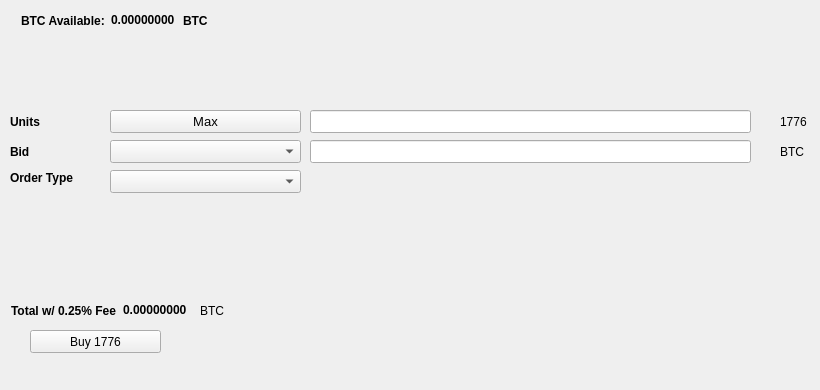
   <widget class="QWidget" name="BuyTab">
    <attribute name="title">
     <string>Buy</string>
    </attribute>
    <widget class="QPushButton" name="Buy1776">
     <property name="geometry">
      <rect>
       <x>30</x>
       <y>330</y>
       <width>131</width>
       <height>23</height>
      </rect>
     </property>
     <property name="text">
      <string>Buy 1776</string>
     </property>
     <property name="icon">
      <iconset resource="../1776.qrc">
       <normaloff>:/icons/bitcoin</normaloff>:/icons/bitcoin</iconset>
     </property>
    </widget>
    <widget class="QLabel" name="label_3">
     <property name="geometry">
      <rect>
       <x>10</x>
       <y>110</y>
       <width>46</width>
       <height>23</height>
      </rect>
     </property>
     <property name="font">
      <font>
       <weight>75</weight>
       <bold>true</bold>
      </font>
     </property>
     <property name="text">
      <string>Units</string>
     </property>
    </widget>
    <widget class="QLineEdit" name="UnitsInput">
     <property name="geometry">
      <rect>
       <x>310</x>
       <y>110</y>
       <width>441</width>
       <height>23</height>
      </rect>
     </property>
     <property name="font">
      <font>
       <pointsize>9</pointsize>
       <weight>75</weight>
       <bold>true</bold>
      </font>
     </property>
    </widget>
    <widget class="QLineEdit" name="BuyBidPriceEdit">
     <property name="geometry">
      <rect>
       <x>310</x>
       <y>140</y>
       <width>441</width>
       <height>23</height>
      </rect>
     </property>
     <property name="font">
      <font>
       <pointsize>9</pointsize>
       <weight>75</weight>
       <bold>true</bold>
      </font>
     </property>
    </widget>
    <widget class="QLabel" name="label_4">
     <property name="geometry">
      <rect>
       <x>780</x>
       <y>110</y>
       <width>31</width>
       <height>23</height>
      </rect>
     </property>
     <property name="text">
      <string>1776</string>
     </property>
    </widget>
    <widget class="QLabel" name="label_5">
     <property name="geometry">
      <rect>
       <x>780</x>
       <y>140</y>
       <width>31</width>
       <height>23</height>
      </rect>
     </property>
     <property name="text">
      <string>BTC</string>
     </property>
    </widget>
    <widget class="QLabel" name="label_6">
     <property name="geometry">
      <rect>
       <x>10</x>
       <y>140</y>
       <width>46</width>
       <height>23</height>
      </rect>
     </property>
     <property name="font">
      <font>
       <weight>75</weight>
       <bold>true</bold>
      </font>
     </property>
     <property name="text">
      <string>Bid</string>
     </property>
    </widget>
    <widget class="QLabel" name="label_7">
     <property name="geometry">
      <rect>
       <x>10</x>
       <y>170</y>
       <width>91</width>
       <height>16</height>
      </rect>
     </property>
     <property name="font">
      <font>
       <weight>75</weight>
       <bold>true</bold>
      </font>
     </property>
     <property name="text">
      <string>Order Type</string>
     </property>
    </widget>
    <widget class="QPushButton" name="Buy_Max_Amount">
     <property name="geometry">
      <rect>
       <x>110</x>
       <y>110</y>
       <width>191</width>
       <height>23</height>
      </rect>
     </property>
     <property name="font">
      <font>
       <pointsize>10</pointsize>
      </font>
     </property>
     <property name="text">
      <string>Max</string>
     </property>
    </widget>
    <widget class="QComboBox" name="BuyBidcomboBox">
     <property name="geometry">
      <rect>
       <x>110</x>
       <y>140</y>
       <width>191</width>
       <height>23</height>
      </rect>
     </property>
     <property name="font">
      <font>
       <pointsize>10</pointsize>
      </font>
     </property>
    </widget>
    <widget class="QComboBox" name="buyOrdertypeCombo">
     <property name="geometry">
      <rect>
       <x>110</x>
       <y>170</y>
       <width>191</width>
       <height>23</height>
      </rect>
     </property>
     <property name="font">
      <font>
       <pointsize>10</pointsize>
      </font>
     </property>
    </widget>
    <widget class="QWidget" name="layoutWidget1">
     <property name="geometry">
      <rect>
       <x>21</x>
       <y>11</y>
       <width>227</width>
       <height>19</height>
      </rect>
     </property>
     <layout class="QHBoxLayout" name="horizontalLayout_3">
      <item>
       <widget class="QLabel" name="label232">
        <property name="font">
         <font>
          <weight>75</weight>
          <bold>true</bold>
         </font>
        </property>
        <property name="text">
         <string>BTC Available:</string>
        </property>
       </widget>
      </item>
      <item>
       <widget class="QLabel" name="BtcAvailableLbl">
        <property name="palette">
         <palette>
          <active>
           <colorrole role="WindowText">
            <brush brushstyle="SolidPattern">
             <color alpha="255">
              <red>0</red>
              <green>0</green>
              <blue>0</blue>
             </color>
            </brush>
           </colorrole>
           <colorrole role="Button">
            <brush brushstyle="SolidPattern">
             <color alpha="255">
              <red>0</red>
              <green>170</green>
              <blue>0</blue>
             </color>
            </brush>
           </colorrole>
           <colorrole role="Light">
            <brush brushstyle="SolidPattern">
             <color alpha="255">
              <red>0</red>
              <green>255</green>
              <blue>0</blue>
             </color>
            </brush>
           </colorrole>
           <colorrole role="Midlight">
            <brush brushstyle="SolidPattern">
             <color alpha="255">
              <red>0</red>
              <green>212</green>
              <blue>0</blue>
             </color>
            </brush>
           </colorrole>
           <colorrole role="Dark">
            <brush brushstyle="SolidPattern">
             <color alpha="255">
              <red>0</red>
              <green>85</green>
              <blue>0</blue>
             </color>
            </brush>
           </colorrole>
           <colorrole role="Mid">
            <brush brushstyle="SolidPattern">
             <color alpha="255">
              <red>0</red>
              <green>113</green>
              <blue>0</blue>
             </color>
            </brush>
           </colorrole>
           <colorrole role="Text">
            <brush brushstyle="SolidPattern">
             <color alpha="255">
              <red>0</red>
              <green>170</green>
              <blue>0</blue>
             </color>
            </brush>
           </colorrole>
           <colorrole role="BrightText">
            <brush brushstyle="SolidPattern">
             <color alpha="255">
              <red>255</red>
              <green>255</green>
              <blue>255</blue>
             </color>
            </brush>
           </colorrole>
           <colorrole role="ButtonText">
            <brush brushstyle="SolidPattern">
             <color alpha="255">
              <red>0</red>
              <green>0</green>
              <blue>0</blue>
             </color>
            </brush>
           </colorrole>
           <colorrole role="Base">
            <brush brushstyle="SolidPattern">
             <color alpha="255">
              <red>255</red>
              <green>255</green>
              <blue>255</blue>
             </color>
            </brush>
           </colorrole>
           <colorrole role="Window">
            <brush brushstyle="SolidPattern">
             <color alpha="255">
              <red>0</red>
              <green>170</green>
              <blue>0</blue>
             </color>
            </brush>
           </colorrole>
           <colorrole role="Shadow">
            <brush brushstyle="SolidPattern">
             <color alpha="255">
              <red>0</red>
              <green>0</green>
              <blue>0</blue>
             </color>
            </brush>
           </colorrole>
           <colorrole role="AlternateBase">
            <brush brushstyle="SolidPattern">
             <color alpha="255">
              <red>127</red>
              <green>212</green>
              <blue>127</blue>
             </color>
            </brush>
           </colorrole>
           <colorrole role="ToolTipBase">
            <brush brushstyle="SolidPattern">
             <color alpha="255">
              <red>255</red>
              <green>255</green>
              <blue>220</blue>
             </color>
            </brush>
           </colorrole>
           <colorrole role="ToolTipText">
            <brush brushstyle="SolidPattern">
             <color alpha="255">
              <red>0</red>
              <green>0</green>
              <blue>0</blue>
             </color>
            </brush>
           </colorrole>
          </active>
          <inactive>
           <colorrole role="WindowText">
            <brush brushstyle="SolidPattern">
             <color alpha="255">
              <red>0</red>
              <green>0</green>
              <blue>0</blue>
             </color>
            </brush>
           </colorrole>
           <colorrole role="Button">
            <brush brushstyle="SolidPattern">
             <color alpha="255">
              <red>0</red>
              <green>170</green>
              <blue>0</blue>
             </color>
            </brush>
           </colorrole>
           <colorrole role="Light">
            <brush brushstyle="SolidPattern">
             <color alpha="255">
              <red>0</red>
              <green>255</green>
              <blue>0</blue>
             </color>
            </brush>
           </colorrole>
           <colorrole role="Midlight">
            <brush brushstyle="SolidPattern">
             <color alpha="255">
              <red>0</red>
              <green>212</green>
              <blue>0</blue>
             </color>
            </brush>
           </colorrole>
           <colorrole role="Dark">
            <brush brushstyle="SolidPattern">
             <color alpha="255">
              <red>0</red>
              <green>85</green>
              <blue>0</blue>
             </color>
            </brush>
           </colorrole>
           <colorrole role="Mid">
            <brush brushstyle="SolidPattern">
             <color alpha="255">
              <red>0</red>
              <green>113</green>
              <blue>0</blue>
             </color>
            </brush>
           </colorrole>
           <colorrole role="Text">
            <brush brushstyle="SolidPattern">
             <color alpha="255">
              <red>0</red>
              <green>170</green>
              <blue>0</blue>
             </color>
            </brush>
           </colorrole>
           <colorrole role="BrightText">
            <brush brushstyle="SolidPattern">
             <color alpha="255">
              <red>255</red>
              <green>255</green>
              <blue>255</blue>
             </color>
            </brush>
           </colorrole>
           <colorrole role="ButtonText">
            <brush brushstyle="SolidPattern">
             <color alpha="255">
              <red>0</red>
              <green>0</green>
              <blue>0</blue>
             </color>
            </brush>
           </colorrole>
           <colorrole role="Base">
            <brush brushstyle="SolidPattern">
             <color alpha="255">
              <red>255</red>
              <green>255</green>
              <blue>255</blue>
             </color>
            </brush>
           </colorrole>
           <colorrole role="Window">
            <brush brushstyle="SolidPattern">
             <color alpha="255">
              <red>0</red>
              <green>170</green>
              <blue>0</blue>
             </color>
            </brush>
           </colorrole>
           <colorrole role="Shadow">
            <brush brushstyle="SolidPattern">
             <color alpha="255">
              <red>0</red>
              <green>0</green>
              <blue>0</blue>
             </color>
            </brush>
           </colorrole>
           <colorrole role="AlternateBase">
            <brush brushstyle="SolidPattern">
             <color alpha="255">
              <red>127</red>
              <green>212</green>
              <blue>127</blue>
             </color>
            </brush>
           </colorrole>
           <colorrole role="ToolTipBase">
            <brush brushstyle="SolidPattern">
             <color alpha="255">
              <red>255</red>
              <green>255</green>
              <blue>220</blue>
             </color>
            </brush>
           </colorrole>
           <colorrole role="ToolTipText">
            <brush brushstyle="SolidPattern">
             <color alpha="255">
              <red>0</red>
              <green>0</green>
              <blue>0</blue>
             </color>
            </brush>
           </colorrole>
          </inactive>
          <disabled>
           <colorrole role="WindowText">
            <brush brushstyle="SolidPattern">
             <color alpha="255">
              <red>0</red>
              <green>85</green>
              <blue>0</blue>
             </color>
            </brush>
           </colorrole>
           <colorrole role="Button">
            <brush brushstyle="SolidPattern">
             <color alpha="255">
              <red>0</red>
              <green>170</green>
              <blue>0</blue>
             </color>
            </brush>
           </colorrole>
           <colorrole role="Light">
            <brush brushstyle="SolidPattern">
             <color alpha="255">
              <red>0</red>
              <green>255</green>
              <blue>0</blue>
             </color>
            </brush>
           </colorrole>
           <colorrole role="Midlight">
            <brush brushstyle="SolidPattern">
             <color alpha="255">
              <red>0</red>
              <green>212</green>
              <blue>0</blue>
             </color>
            </brush>
           </colorrole>
           <colorrole role="Dark">
            <brush brushstyle="SolidPattern">
             <color alpha="255">
              <red>0</red>
              <green>85</green>
              <blue>0</blue>
             </color>
            </brush>
           </colorrole>
           <colorrole role="Mid">
            <brush brushstyle="SolidPattern">
             <color alpha="255">
              <red>0</red>
              <green>113</green>
              <blue>0</blue>
             </color>
            </brush>
           </colorrole>
           <colorrole role="Text">
            <brush brushstyle="SolidPattern">
             <color alpha="255">
              <red>0</red>
              <green>85</green>
              <blue>0</blue>
             </color>
            </brush>
           </colorrole>
           <colorrole role="BrightText">
            <brush brushstyle="SolidPattern">
             <color alpha="255">
              <red>255</red>
              <green>255</green>
              <blue>255</blue>
             </color>
            </brush>
           </colorrole>
           <colorrole role="ButtonText">
            <brush brushstyle="SolidPattern">
             <color alpha="255">
              <red>0</red>
              <green>85</green>
              <blue>0</blue>
             </color>
            </brush>
           </colorrole>
           <colorrole role="Base">
            <brush brushstyle="SolidPattern">
             <color alpha="255">
              <red>0</red>
              <green>170</green>
              <blue>0</blue>
             </color>
            </brush>
           </colorrole>
           <colorrole role="Window">
            <brush brushstyle="SolidPattern">
             <color alpha="255">
              <red>0</red>
              <green>170</green>
              <blue>0</blue>
             </color>
            </brush>
           </colorrole>
           <colorrole role="Shadow">
            <brush brushstyle="SolidPattern">
             <color alpha="255">
              <red>0</red>
              <green>0</green>
              <blue>0</blue>
             </color>
            </brush>
           </colorrole>
           <colorrole role="AlternateBase">
            <brush brushstyle="SolidPattern">
             <color alpha="255">
              <red>0</red>
              <green>170</green>
              <blue>0</blue>
             </color>
            </brush>
           </colorrole>
           <colorrole role="ToolTipBase">
            <brush brushstyle="SolidPattern">
             <color alpha="255">
              <red>255</red>
              <green>255</green>
              <blue>220</blue>
             </color>
            </brush>
           </colorrole>
           <colorrole role="ToolTipText">
            <brush brushstyle="SolidPattern">
             <color alpha="255">
              <red>0</red>
              <green>0</green>
              <blue>0</blue>
             </color>
            </brush>
           </colorrole>
          </disabled>
         </palette>
        </property>
        <property name="font">
         <font>
          <weight>75</weight>
          <bold>true</bold>
         </font>
        </property>
        <property name="text">
         <string>0.00000000</string>
        </property>
        <property name="textInteractionFlags">
         <set>Qt::LinksAccessibleByMouse|Qt::TextSelectableByKeyboard|Qt::TextSelectableByMouse</set>
        </property>
       </widget>
      </item>
      <item>
       <widget class="QLabel" name="BtcAvailableLbl_2">
        <property name="font">
         <font>
          <weight>75</weight>
          <bold>true</bold>
         </font>
        </property>
        <property name="text">
         <string>BTC</string>
        </property>
       </widget>
      </item>
     </layout>
    </widget>
    <widget class="QWidget" name="layoutWidge2">
     <property name="geometry">
      <rect>
       <x>11</x>
       <y>301</y>
       <width>259</width>
       <height>19</height>
      </rect>
     </property>
     <layout class="QHBoxLayout" name="horizontalLayout_4">
      <item>
       <widget class="QLabel" name="label_9">
        <property name="font">
         <font>
          <weight>75</weight>
          <bold>true</bold>
         </font>
        </property>
        <property name="text">
         <string>Total w/ 0.25% Fee</string>
        </property>
       </widget>
      </item>
      <item>
       <widget class="QLabel" name="BuyCostLabel">
        <property name="palette">
         <palette>
          <active>
           <colorrole role="WindowText">
            <brush brushstyle="SolidPattern">
             <color alpha="255">
              <red>0</red>
              <green>0</green>
              <blue>0</blue>
             </color>
            </brush>
           </colorrole>
           <colorrole role="Button">
            <brush brushstyle="SolidPattern">
             <color alpha="255">
              <red>0</red>
              <green>170</green>
              <blue>0</blue>
             </color>
            </brush>
           </colorrole>
           <colorrole role="Light">
            <brush brushstyle="SolidPattern">
             <color alpha="255">
              <red>0</red>
              <green>255</green>
              <blue>0</blue>
             </color>
            </brush>
           </colorrole>
           <colorrole role="Midlight">
            <brush brushstyle="SolidPattern">
             <color alpha="255">
              <red>0</red>
              <green>212</green>
              <blue>0</blue>
             </color>
            </brush>
           </colorrole>
           <colorrole role="Dark">
            <brush brushstyle="SolidPattern">
             <color alpha="255">
              <red>0</red>
              <green>85</green>
              <blue>0</blue>
             </color>
            </brush>
           </colorrole>
           <colorrole role="Mid">
            <brush brushstyle="SolidPattern">
             <color alpha="255">
              <red>0</red>
              <green>113</green>
              <blue>0</blue>
             </color>
            </brush>
           </colorrole>
           <colorrole role="Text">
            <brush brushstyle="SolidPattern">
             <color alpha="255">
              <red>0</red>
              <green>170</green>
              <blue>0</blue>
             </color>
            </brush>
           </colorrole>
           <colorrole role="BrightText">
            <brush brushstyle="SolidPattern">
             <color alpha="255">
              <red>255</red>
              <green>255</green>
              <blue>255</blue>
             </color>
            </brush>
           </colorrole>
           <colorrole role="ButtonText">
            <brush brushstyle="SolidPattern">
             <color alpha="255">
              <red>0</red>
              <green>0</green>
              <blue>0</blue>
             </color>
            </brush>
           </colorrole>
           <colorrole role="Base">
            <brush brushstyle="SolidPattern">
             <color alpha="255">
              <red>255</red>
              <green>255</green>
              <blue>255</blue>
             </color>
            </brush>
           </colorrole>
           <colorrole role="Window">
            <brush brushstyle="SolidPattern">
             <color alpha="255">
              <red>0</red>
              <green>170</green>
              <blue>0</blue>
             </color>
            </brush>
           </colorrole>
           <colorrole role="Shadow">
            <brush brushstyle="SolidPattern">
             <color alpha="255">
              <red>0</red>
              <green>0</green>
              <blue>0</blue>
             </color>
            </brush>
           </colorrole>
           <colorrole role="AlternateBase">
            <brush brushstyle="SolidPattern">
             <color alpha="255">
              <red>127</red>
              <green>212</green>
              <blue>127</blue>
             </color>
            </brush>
           </colorrole>
           <colorrole role="ToolTipBase">
            <brush brushstyle="SolidPattern">
             <color alpha="255">
              <red>255</red>
              <green>255</green>
              <blue>220</blue>
             </color>
            </brush>
           </colorrole>
           <colorrole role="ToolTipText">
            <brush brushstyle="SolidPattern">
             <color alpha="255">
              <red>0</red>
              <green>0</green>
              <blue>0</blue>
             </color>
            </brush>
           </colorrole>
          </active>
          <inactive>
           <colorrole role="WindowText">
            <brush brushstyle="SolidPattern">
             <color alpha="255">
              <red>0</red>
              <green>0</green>
              <blue>0</blue>
             </color>
            </brush>
           </colorrole>
           <colorrole role="Button">
            <brush brushstyle="SolidPattern">
             <color alpha="255">
              <red>0</red>
              <green>170</green>
              <blue>0</blue>
             </color>
            </brush>
           </colorrole>
           <colorrole role="Light">
            <brush brushstyle="SolidPattern">
             <color alpha="255">
              <red>0</red>
              <green>255</green>
              <blue>0</blue>
             </color>
            </brush>
           </colorrole>
           <colorrole role="Midlight">
            <brush brushstyle="SolidPattern">
             <color alpha="255">
              <red>0</red>
              <green>212</green>
              <blue>0</blue>
             </color>
            </brush>
           </colorrole>
           <colorrole role="Dark">
            <brush brushstyle="SolidPattern">
             <color alpha="255">
              <red>0</red>
              <green>85</green>
              <blue>0</blue>
             </color>
            </brush>
           </colorrole>
           <colorrole role="Mid">
            <brush brushstyle="SolidPattern">
             <color alpha="255">
              <red>0</red>
              <green>113</green>
              <blue>0</blue>
             </color>
            </brush>
           </colorrole>
           <colorrole role="Text">
            <brush brushstyle="SolidPattern">
             <color alpha="255">
              <red>0</red>
              <green>170</green>
              <blue>0</blue>
             </color>
            </brush>
           </colorrole>
           <colorrole role="BrightText">
            <brush brushstyle="SolidPattern">
             <color alpha="255">
              <red>255</red>
              <green>255</green>
              <blue>255</blue>
             </color>
            </brush>
           </colorrole>
           <colorrole role="ButtonText">
            <brush brushstyle="SolidPattern">
             <color alpha="255">
              <red>0</red>
              <green>0</green>
              <blue>0</blue>
             </color>
            </brush>
           </colorrole>
           <colorrole role="Base">
            <brush brushstyle="SolidPattern">
             <color alpha="255">
              <red>255</red>
              <green>255</green>
              <blue>255</blue>
             </color>
            </brush>
           </colorrole>
           <colorrole role="Window">
            <brush brushstyle="SolidPattern">
             <color alpha="255">
              <red>0</red>
              <green>170</green>
              <blue>0</blue>
             </color>
            </brush>
           </colorrole>
           <colorrole role="Shadow">
            <brush brushstyle="SolidPattern">
             <color alpha="255">
              <red>0</red>
              <green>0</green>
              <blue>0</blue>
             </color>
            </brush>
           </colorrole>
           <colorrole role="AlternateBase">
            <brush brushstyle="SolidPattern">
             <color alpha="255">
              <red>127</red>
              <green>212</green>
              <blue>127</blue>
             </color>
            </brush>
           </colorrole>
           <colorrole role="ToolTipBase">
            <brush brushstyle="SolidPattern">
             <color alpha="255">
              <red>255</red>
              <green>255</green>
              <blue>220</blue>
             </color>
            </brush>
           </colorrole>
           <colorrole role="ToolTipText">
            <brush brushstyle="SolidPattern">
             <color alpha="255">
              <red>0</red>
              <green>0</green>
              <blue>0</blue>
             </color>
            </brush>
           </colorrole>
          </inactive>
          <disabled>
           <colorrole role="WindowText">
            <brush brushstyle="SolidPattern">
             <color alpha="255">
              <red>0</red>
              <green>85</green>
              <blue>0</blue>
             </color>
            </brush>
           </colorrole>
           <colorrole role="Button">
            <brush brushstyle="SolidPattern">
             <color alpha="255">
              <red>0</red>
              <green>170</green>
              <blue>0</blue>
             </color>
            </brush>
           </colorrole>
           <colorrole role="Light">
            <brush brushstyle="SolidPattern">
             <color alpha="255">
              <red>0</red>
              <green>255</green>
              <blue>0</blue>
             </color>
            </brush>
           </colorrole>
           <colorrole role="Midlight">
            <brush brushstyle="SolidPattern">
             <color alpha="255">
              <red>0</red>
              <green>212</green>
              <blue>0</blue>
             </color>
            </brush>
           </colorrole>
           <colorrole role="Dark">
            <brush brushstyle="SolidPattern">
             <color alpha="255">
              <red>0</red>
              <green>85</green>
              <blue>0</blue>
             </color>
            </brush>
           </colorrole>
           <colorrole role="Mid">
            <brush brushstyle="SolidPattern">
             <color alpha="255">
              <red>0</red>
              <green>113</green>
              <blue>0</blue>
             </color>
            </brush>
           </colorrole>
           <colorrole role="Text">
            <brush brushstyle="SolidPattern">
             <color alpha="255">
              <red>0</red>
              <green>85</green>
              <blue>0</blue>
             </color>
            </brush>
           </colorrole>
           <colorrole role="BrightText">
            <brush brushstyle="SolidPattern">
             <color alpha="255">
              <red>255</red>
              <green>255</green>
              <blue>255</blue>
             </color>
            </brush>
           </colorrole>
           <colorrole role="ButtonText">
            <brush brushstyle="SolidPattern">
             <color alpha="255">
              <red>0</red>
              <green>85</green>
              <blue>0</blue>
             </color>
            </brush>
           </colorrole>
           <colorrole role="Base">
            <brush brushstyle="SolidPattern">
             <color alpha="255">
              <red>0</red>
              <green>170</green>
              <blue>0</blue>
             </color>
            </brush>
           </colorrole>
           <colorrole role="Window">
            <brush brushstyle="SolidPattern">
             <color alpha="255">
              <red>0</red>
              <green>170</green>
              <blue>0</blue>
             </color>
            </brush>
           </colorrole>
           <colorrole role="Shadow">
            <brush brushstyle="SolidPattern">
             <color alpha="255">
              <red>0</red>
              <green>0</green>
              <blue>0</blue>
             </color>
            </brush>
           </colorrole>
           <colorrole role="AlternateBase">
            <brush brushstyle="SolidPattern">
             <color alpha="255">
              <red>0</red>
              <green>170</green>
              <blue>0</blue>
             </color>
            </brush>
           </colorrole>
           <colorrole role="ToolTipBase">
            <brush brushstyle="SolidPattern">
             <color alpha="255">
              <red>255</red>
              <green>255</green>
              <blue>220</blue>
             </color>
            </brush>
           </colorrole>
           <colorrole role="ToolTipText">
            <brush brushstyle="SolidPattern">
             <color alpha="255">
              <red>0</red>
              <green>0</green>
              <blue>0</blue>
             </color>
            </brush>
           </colorrole>
          </disabled>
         </palette>
        </property>
        <property name="font">
         <font>
          <weight>75</weight>
          <bold>true</bold>
         </font>
        </property>
        <property name="autoFillBackground">
         <bool>false</bool>
        </property>
        <property name="text">
         <string>0.00000000</string>
        </property>
        <property name="textInteractionFlags">
         <set>Qt::LinksAccessibleByMouse|Qt::TextSelectableByMouse</set>
        </property>
       </widget>
      </item>
      <item>
       <widget class="QLabel" name="label_10">
        <property name="font">
         <font>
          <weight>50</weight>
          <bold>false</bold>
         </font>
        </property>
        <property name="text">
         <string>BTC</string>
        </property>
       </widget>
      </item>
     </layout>
    </widget>
    <widget class="QLabel" name="label_24">
     <property name="geometry">
      <rect>
       <x>460</x>
       <y>300</y>
       <width>281</width>
       <height>81</height>
      </rect>
     </property>
     <property name="text">
      <string/>
     </property>
     <property name="pixmap">
      <pixmap>:/images/bittrex</pixmap>
     </property>
    </widget>
   </widget>
